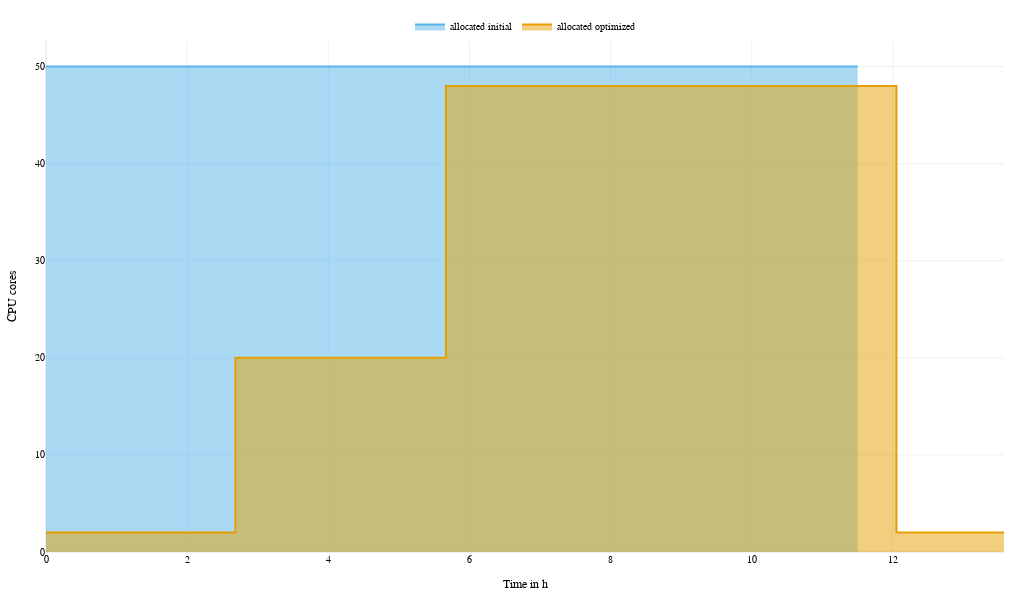

Source (notebook cell):
### Code cell
figure_aoc_memory_compared = go.Figure()

figure_aoc_memory_compared.add_trace(
    go.Scatter(
        x=[0,11.5],
        y=[50,50],
        fill="tozeroy",
        line_color=CUD_COLORS[1],
        #fillcolor=CUD_COLORS[1],
        mode="lines",
        name="allocated initial",
    )
)

figure_aoc_memory_compared.add_trace(
    go.Scatter(
        x=pd.concat([pd.Series([0]), df_memory_v04["time"].dt.total_seconds() / 60 / 60]),
        y=pd.concat([pd.Series([df_memory_v04["allocated"][0]]), df_memory_v04["allocated"]]),
        fill="tozeroy",
        line_color=CUD_COLORS[0],
        #fillcolor=CUD_COLORS[1],
        line_shape="vh",
        mode="lines",
        name="allocated optimized",
    )
)

figure_aoc_memory_compared.update_layout(
    dict(
        width=570,
        height=320,
        margin=dict(l=20, r=20, t=20, b=20),
        template="plotly_white+cud",
        showlegend=True,
        legend=dict(orientation="h", yanchor="bottom", y=1, xanchor="center", x=0.5),
        xaxis_title="Time in h",
        yaxis_title="CPU cores",
        font=dict(family="Arial", color="#000000", size=10),
    )
)

figure_aoc_memory_compared.write_image("pipeline_benchmark_memory_compared_aoc.pdf")

figure_aoc_memory_compared.update_layout(
    dict(
        width=1024,
        height=600,
        font=dict(family="Arial", color="#000000"),
    )
)
figure_aoc_memory_compared.show()

### Figure 1 — Plotly figure (JSON) as saved in the notebook; plotly's stock layout.template omitted (floating-point values rounded to 4 significant figures)
{"data": [{"fill": "tozeroy", "line": {"color": "#56b4e9"}, "mode": "lines", "name": "allocated initial", "type": "scatter", "x": [0, 11.5], "y": [50, 50]}, {"fill": "tozeroy", "line": {"color": "#e69f00", "shape": "vh"}, "mode": "lines", "name": "allocated optimized", "type": "scatter", "x": [0, 2.683, 5.667, 12.05, 13.52, 13.57], "y": [2, 2, 20, 48, 2, 2]}], "layout": {"font": {"color": "#000000", "family": "Arial", "size": 10}, "height": 600, "legend": {"orientation": "h", "x": 0.5, "xanchor": "center", "y": 1, "yanchor": "bottom"}, "margin": {"b": 20, "l": 20, "r": 20, "t": 20}, "showlegend": true, "width": 1024, "xaxis": {"title": {"text": "Time in h"}}, "yaxis": {"title": {"text": "CPU cores"}}}}
